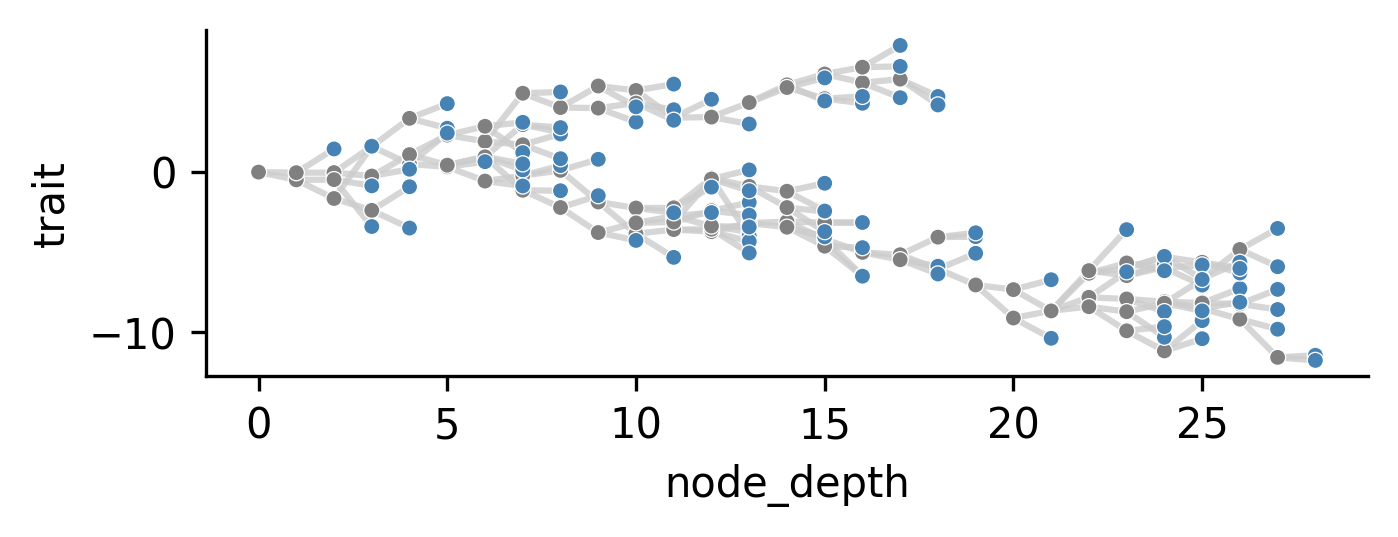

Source code (Python):
# /// script
# requires-python = ">=3.11"
# dependencies = [
#     "marimo>=0.23.5",
#     "matplotlib==3.10.9",
#     "numpy==2.2.6",
#     "phyloframe[jit]==0.9.0",
#     "polars==1.34.0",
#     "seaborn==0.13.2",
#     "teeplot==1.5.0",
# ]
# ///

import marimo

__generated_with = "0.23.5"
app = marimo.App(width="full")


@app.cell
def _():
    from matplotlib import pyplot as plt
    import numpy as np
    import polars as pl
    import seaborn as sns
    from teeplot import teeplot as tp

    from phyloframe import _auxlib as pfa
    from phyloframe import legacy as pfl

    return np, pfa, pfl, pl, plt, sns, tp


@app.cell
def _(np, pfa):
    @pfa.jit(cache=False, nopython=True)  # JIT compile via Numba, if available
    def simulate_trait(ancestor_ids: np.ndarray) -> np.ndarray:
        trait = np.zeros(ancestor_ids.size, dtype=float)
        for id_, anc_id in enumerate(ancestor_ids):
            if id_ == anc_id:
                continue  # exclude root
            trait[id_] = trait[anc_id] + np.random.normal()
        return trait

    return (simulate_trait,)


@app.cell
def _(pl, plt, sns):
    def plot_trait(data: pl.DataFrame) -> plt.Axes:
        selectors = dict(x="node_depth", y="trait", hue="is_leaf")
        style = dict(legend=False, palette=["gray", "steelblue"], s=15)
        ax = sns.scatterplot(data, **selectors, **style)

        depth, ancestor, trait = data[["node_depth", "ancestor_id", "trait"]]
        segments = [[depth, depth[ancestor]], [trait, trait[ancestor]]]
        ax.plot(*segments, color="#CCCCCCCC", zorder=-2)  # link parent/child

        sns.despine()
        return ax

    return (plot_trait,)


@app.cell
def _(pfl, pl, plot_trait, simulate_trait, tp):
    def run():
        return (
            pfl.alifestd_make_edge_split_polars(n_leaves=100, seed=42)  # random tree
            .pipe(pfl.alifestd_topological_sort_polars)  # parents before children
            .pipe(pfl.alifestd_assign_contiguous_ids_polars)  # reassign ids
            .pipe(pfl.alifestd_mark_node_depth_polars)  # add node_depth col
            .pipe(pfl.alifestd_mark_leaves_polars)  # add is_leaf col
            .with_columns(  # add trait col
                trait=pl.col("ancestor_id").map_batches(
                    lambda x: simulate_trait(x.to_numpy()),
                    return_dtype=float,
                ),
            )
            .pipe(plot_trait)  # draw tree
        )

    tp.tee(run)
    return


if __name__ == "__main__":
    app.run()
